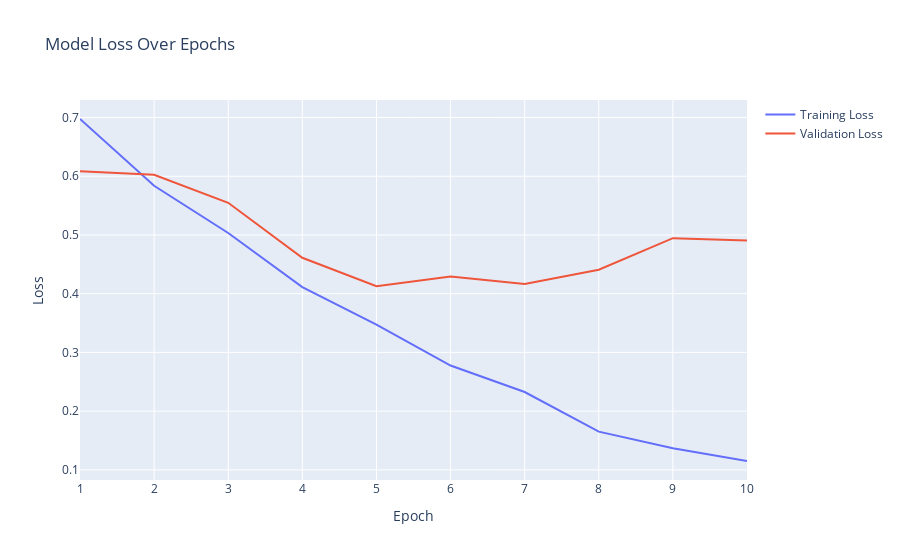

Notebook code for this chart:
### Code cell
fig = go.Figure()

fig.add_trace(go.Scatter(x=list(range(1, len(history.history['loss']) + 1)), 
                         y=history.history['loss'],
                         mode='lines',
                         name='Training Loss'))

fig.add_trace(go.Scatter(x=list(range(1, len(history.history['val_loss']) + 1)), 
                         y=history.history['val_loss'],
                         mode='lines',
                         name='Validation Loss'))

fig.update_layout(title='Model Loss Over Epochs',
                  xaxis=dict(title='Epoch'),
                  yaxis=dict(title='Loss'))

fig.show()

### Figure 1 — Plotly figure (JSON) as saved in the notebook; plotly's stock layout.template omitted (floating-point values rounded to 4 significant figures)
{"data": [{"mode": "lines", "name": "Training Loss", "type": "scatter", "x": [1, 2, 3, 4, 5, 6, 7, 8, 9, 10], "y": [0.6975, 0.5837, 0.5033, 0.4113, 0.3473, 0.2776, 0.2325, 0.165, 0.1368, 0.1151]}, {"mode": "lines", "name": "Validation Loss", "type": "scatter", "x": [1, 2, 3, 4, 5, 6, 7, 8, 9, 10], "y": [0.6087, 0.6026, 0.5547, 0.4612, 0.4126, 0.4294, 0.4165, 0.4407, 0.4946, 0.4906]}], "layout": {"title": {"text": "Model Loss Over Epochs"}, "xaxis": {"title": {"text": "Epoch"}}, "yaxis": {"title": {"text": "Loss"}}}}
